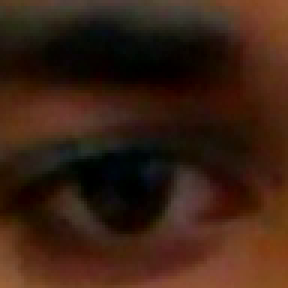
//> input picture eye_blink/tempMatch/imgeye.png, 96 x 96 px (shown 3 times larger)
$ ./tm imgeye.png eyeclose.png   (built with g++ and OpenCV 4)
//> lines starting //> are read from the running program, lines starting //| are printed output that depends on the picture; after the words box and inside, x2 and y2 are one past the last pixel; in counts of white or black regions, pixels touching at a corner belong together
#include "opencv2/highgui/highgui.hpp"
#include "opencv2/imgproc/imgproc.hpp"
#include <iostream>
#include <stdio.h>

using namespace std;
using namespace cv;

/// Global Variables
Mat img; Mat templ; Mat result;
char* image_window = "Source Image";
char* result_window = "Result window";

int match_method;
int max_Trackbar = 5;

/// Function Headers
void MatchingMethod( int, void* );

/** @function main */
int main( int argc, char** argv )
{
  /// Load image and template
  img = imread( argv[1], 1 );
//> img is the input picture: 96 rows x 96 cols, CV_8UC3; mean B, G, R 18.7, 32.3, 57.5
  templ = imread( argv[2], 1 );
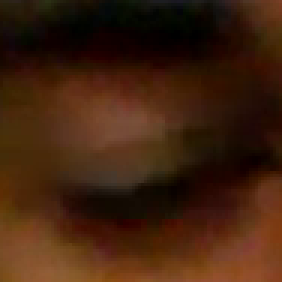
//> input picture eye_blink/tempMatch/eyeclose.png, 94 x 94 px (shown 3 times larger)
//> templ is the input picture: 94 rows x 94 cols, CV_8UC3; mean B, G, R 13.9, 33.5, 64.4

  /// Create windows
  namedWindow( image_window, WINDOW_AUTOSIZE );
  namedWindow( result_window, WINDOW_AUTOSIZE );

  /// Create Trackbar
  char* trackbar_label = "Method: \n 0: SQDIFF \n 1: SQDIFF NORMED \n 2: TM CCORR \n 3: TM CCORR NORMED \n 4: TM COEFF \n 5: TM COEFF NORMED";
  createTrackbar( trackbar_label, image_window, &match_method, max_Trackbar, MatchingMethod );

  MatchingMethod( 0, 0 );

  waitKey(0);
  return 0;
}

/**
 * @function MatchingMethod
 * @brief Trackbar callback
 */
void MatchingMethod( int, void* )
{
  /// Source image to display
  Mat img_display;
  img.copyTo( img_display );

  /// Create the result matrix
  int result_cols =  img.cols - templ.cols + 1;
//> result_cols = 3
  int result_rows = img.rows - templ.rows + 1;
//> result_rows = 3

  result.create( result_cols, result_rows, CV_32FC1 );

  /// Do the Matching and Normalize
  matchTemplate( img, templ, result, match_method );
//> result = [[19537646, 20130296, 20743230], [18311462, 18901940, 19514624], [17309836, 17897122, 18507350]]
  normalize( result, result, 0, 1, NORM_MINMAX, -1, Mat() );
//> result = [[0.649, 0.821, 1], [0.292, 0.464, 0.642], [0, 0.171, 0.349]]

  /// Localizing the best match with minMaxLoc
  double minVal; double maxVal; Point minLoc; Point maxLoc;
  Point matchLoc;

  minMaxLoc( result, &minVal, &maxVal, &minLoc, &maxLoc, Mat() );
//> minVal = 0; maxVal = 1; minLoc = Point(0, 2); maxLoc = Point(2, 0)

  /// For SQDIFF and SQDIFF_NORMED, the best matches are lower values. For all the other methods, the higher the better
  if( match_method  == TM_SQDIFF || match_method == TM_SQDIFF_NORMED )
    { matchLoc = minLoc; }
//> matchLoc = Point(0, 2)
  else
    { matchLoc = maxLoc; }

  /// Show me what you got
  rectangle( img_display, matchLoc, Point( matchLoc.x + templ.cols , matchLoc.y + templ.rows ), Scalar::all(0), 2, 8, 0 );
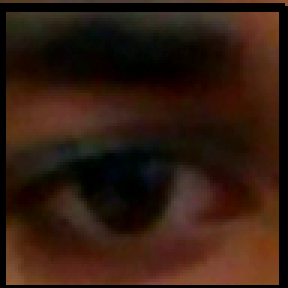
//> img_display: 96 rows x 96 cols, CV_8UC3 (shown 3 times larger); 9.09% of pixels changed, all inside (x1, y1, x2, y2) = (0, 1, 96, 96)
  rectangle( result, matchLoc, Point( matchLoc.x + templ.cols , matchLoc.y + templ.rows ), Scalar::all(0), 2, 8, 0 );
//> result = [[0.649, 0.821, 1], [0, 0, 0], [0, 0, 0]]

  imshow( image_window, img_display );
  imshow( result_window, result );

  return;
}
